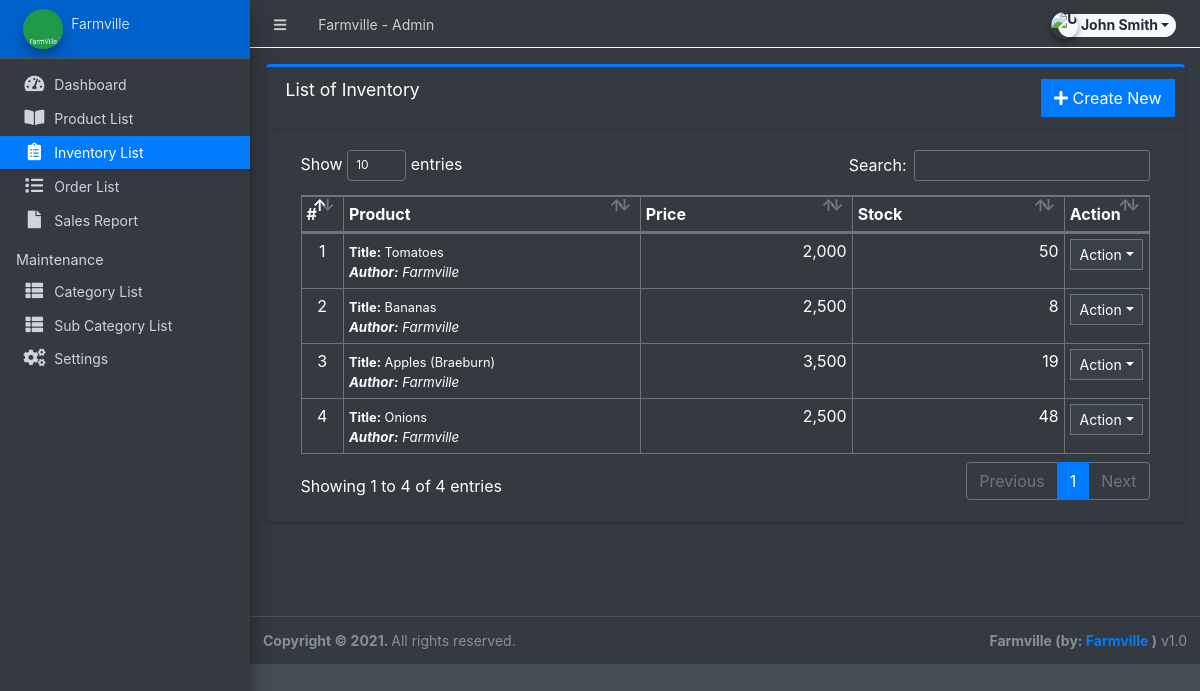
/admin/?page=inventory (signed in), run on an earlier commit of the app's database.
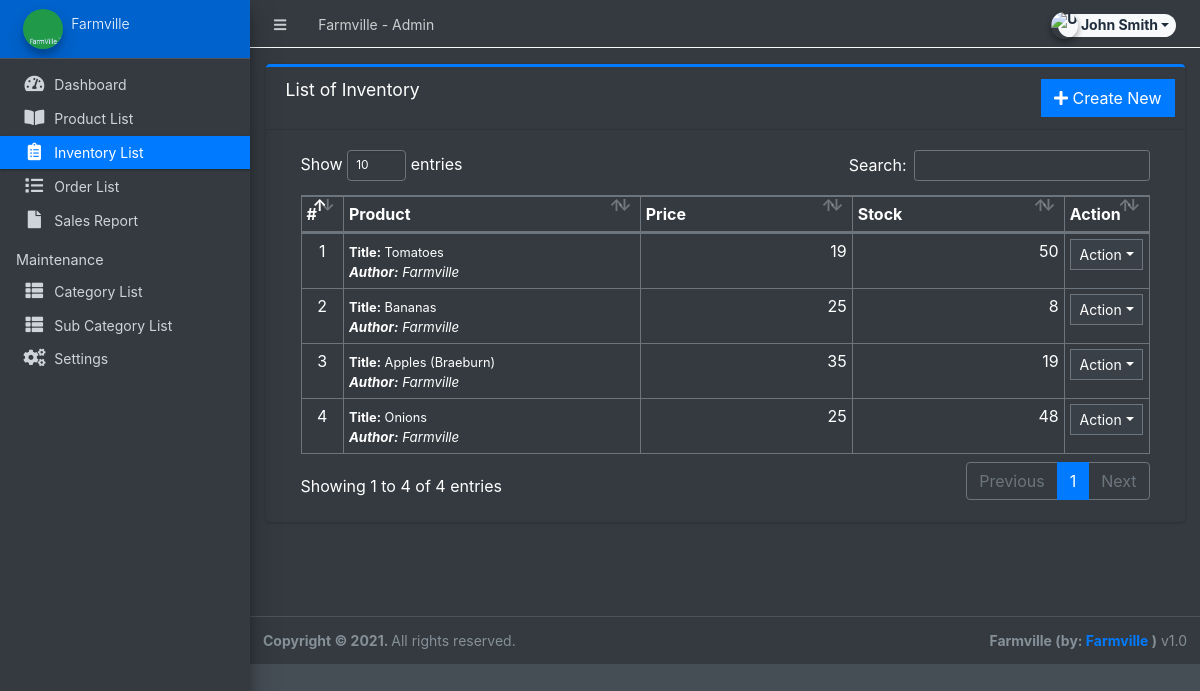
And on a later commit of the database.
### tables this page shows
CREATE TABLE `inventory` (
  `id` int(30) NOT NULL,
  `product_id` int(30) NOT NULL,
  `quantity` double NOT NULL,
  `price` float NOT NULL,
  `date_created` datetime NOT NULL DEFAULT current_timestamp(),
  `date_updated` datetime DEFAULT NULL ON UPDATE current_timestamp()
);

CREATE TABLE `products` (
  `id` int(30) NOT NULL,
  `category_id` int(30) NOT NULL,
  `sub_category_id` int(30) NOT NULL,
  `title` varchar(250) NOT NULL,
  `author` text NOT NULL,
  `description` text NOT NULL,
  `status` tinyint(1) NOT NULL DEFAULT 1,
  `date_created` datetime NOT NULL DEFAULT current_timestamp()
);

### admin/inventory/index.php (the view, shortened to what this page needs)
<div class="card card-outline card-primary">
	<div class="card-header">
		<h3 class="card-title">List of Inventory</h3>
		<div class="card-tools">
			<a href="?page=inventory/manage_inventory" class="btn btn-flat btn-primary"><span class="fas fa-plus"></span>  Create New</a>
		</div>
	</div>
	<div class="card-body">
		<div class="container-fluid">
        <div class="container-fluid">
			<table class="table table-bordered table-stripped">
				<colgroup>
					<col width="5%">
					<col width="35%">
					<col width="25%">
					<col width="25%">
					<col width="10%">
				</colgroup>
				<thead>
					<tr>
						<th>#</th>
						<th>Product</th>
						<th>Price</th>
						<th>Stock</th>
						<th>Action</th>
					</tr>
				</thead>
				<tbody>
					<?php
					$i = 1;
						$qry = $conn->query("SELECT i.*,p.title as product,p.author from `inventory` i inner join `products` p on p.id = i.product_id order by unix_timestamp(i.date_created) desc ");
						while($row = $qry->fetch_assoc()):
						$sold = $conn->query("SELECT SUM(ol.quantity) as sold FROM order_list ol inner join orders o on o.id = ol.order_id where ol.product_id='{$row['id']}' and o.`status` != 4 ");
						$sold = $sold->num_rows > 0 ? $sold->fetch_assoc()['sold'] : 0;
						$avail = $row['quantity'] - $sold;
						foreach($row as $k=> $v){
							$row[$k] = trim(stripslashes($v));
						}
					?>
						<tr>
							<td class="text-center"><?php echo $i++; ?></td>
							<td>
								<p class="m-0"><small><b>Title:</b> <?php echo $row['product'] ?></small></p>
								<p class="m-0 truncate"><b>Author:</b> <?php echo $row['author'] ?></p>
							</td>
							<td class="text-right"><?php echo number_format($row['price']) ?></td>
							<td class="text-right"><?php echo $avail ?></td>
							<td align="center">
								 <button type="button" class="btn btn-flat btn-default btn-sm dropdown-toggle dropdown-icon" data-toggle="dropdown">
				                  		Action
				                  </button>
							</td>
						</tr>
					<?php endwhile; ?>
				</tbody>
			</table>
		</div>
		</div>
	</div>
</div>

What changed in the data, as far as the page shows it:
changed inventory "Tomatoes": price "2,000" → "19"
changed inventory "Bananas": price "2,500" → "25"
changed inventory "Apples (Braeburn)": price "3,500" → "35"
changed inventory "Onions": price "2,500" → "25"
